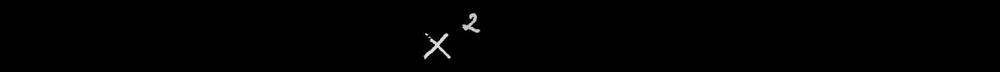
#> input picture Prediction/eqs/SKMBT_36317040717260_eq1.png, 1000 x 72 px, shrunk from 1696 x 122 before the run; its folder holds only this picture in this run
$ python drawRectTest.py   (older library calls are emulated)
#> lines starting #> are read from the running program, lines starting #| are printed output that depends on the picture; after the words box and inside, x2 and y2 are one past the last pixel; in counts of white or black regions, pixels touching at a corner belong together
import cv2
import numpy as np
import glob
import ntpath
import os
import sys

path = os.path.join(os.getcwd(), 'Segmentation', 'annotated', 'eqs')
# all paths of pics
pics = glob.glob(path + '/*.png')

kernel = np.ones((3, 3), np.uint8)
i=0
t=len(pics)
for pic in pics:
    img = cv2.imread(pic, 0)
#> img is the input picture: shape (72, 1000); min 0, max 249, mean 0.9
    # Convert to grayscale and apply Gaussian filtering
    img = cv2.GaussianBlur(img, (11, 11), 0)
    # Threshold the image
    ret, img = cv2.threshold(img, 80, 255, cv2.THRESH_BINARY)
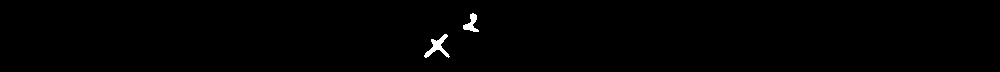
#> img: shape (72, 1000); 0.51% white; 2 white regions, box (x1, y1, x2, y2) and area: (424, 34, 450, 58) 224, (463, 13, 479, 32) 145
    img = cv2.erode(img, kernel, iterations=1)
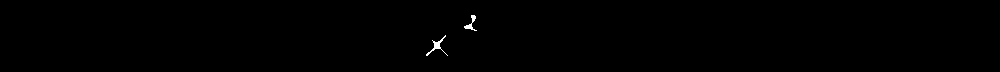
#> img: shape (72, 1000); 0.22% white; 2 white regions, box (x1, y1, x2, y2) and area: (426, 35, 448, 56) 92, (464, 15, 477, 31) 69
    img = cv2.dilate(img, kernel, iterations=1)
#> img: shape (72, 1000); 0.5% white; 2 white regions

    im2, ctrs, hier = cv2.findContours(
        img.copy(), cv2.RETR_EXTERNAL, cv2.CHAIN_APPROX_SIMPLE)
#> ctrs = 2 contours; box (x1, y1, x2, y2) and area: (425, 34, 449, 57) 176, (463, 14, 478, 32) 112
    rects = [cv2.boundingRect(ctr) for ctr in ctrs]
#> rects = [(425, 34, 24, 23), (463, 14, 15, 18)]
    imgc = cv2.cvtColor(img, cv2.COLOR_GRAY2RGB)
#> imgc: shape (72, 1000, 3); 0.5% white; 2 white regions, box (x1, y1, x2, y2) and area: (425, 34, 449, 57) 216, (463, 14, 478, 32) 141
    for rect in rects:
        cv2.rectangle(imgc, (rect[0], rect[1]), (rect[0] +
                                                 rect[2], rect[1] + rect[3]), (0, 255, 0), 1)
#> this loop made 2 passes
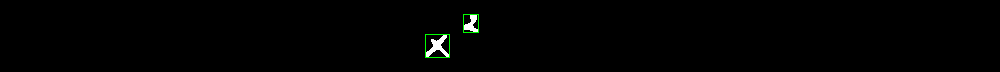
#> imgc: shape (72, 1000, 3); mean B, G, R 1.2, 1.8, 1.2
    cv2.imwrite(os.path.join(os.getcwd(), 'output',
                             ntpath.basename(pic)), imgc)
    sys.stdout.write("\r%d/%d" % (i,t))
    sys.stdout.flush()
    i+=1

$ run again, on Prediction/eqs/SKMBT_36317040717260_eq32.png
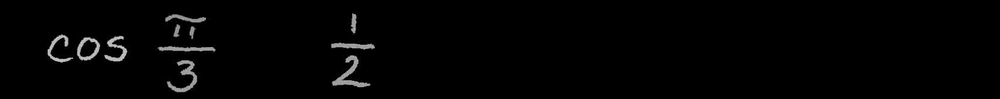
#> input picture Prediction/eqs/SKMBT_36317040717260_eq32.png, 1000 x 99 px, shrunk from 1696 x 168 before the run
#> img is the input picture: shape (99, 1000); min 0, max 213, mean 3.4
#> `img = cv2.dilate(img, kernel, iterations=1)`:
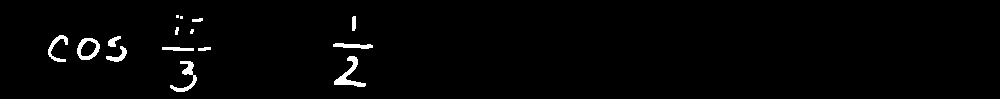
#> img: shape (99, 1000); 1.7% white; 15 white regions (3 under 20 px)
#> ctrs = 15 contours, 4 with area under 20; largest, box (x1, y1, x2, y2) and area: (77, 38, 100, 60) 366, (334, 56, 366, 87) 256, (170, 61, 197, 92) 194, (48, 35, 68, 62) 134, (333, 43, 373, 49) 116
#> rects = [(170, 61, 27, 31), (334, 56, 32, 31), (198, 47, 13, 4), (162, 47, 32, 4), (106, 46, 21, 16), (333, 43, 40, 6), (77, 38, 23, 22), (108, 36, 13, 11), (48, 35, 20, 27), (190, 29, 4, 5), (175, 27, 4, 8), (192, 18, 11, 4), (352, 16, 4, 15), (180, 16, 3, 3), (176, 15, 3, 3)]
#> the loop `for rect in rects:` made 15 passes
#> after the loop `for rect in rects:`:
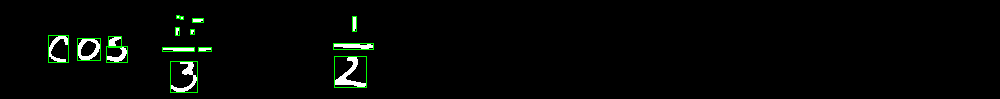
#> imgc: shape (99, 1000, 3); mean B, G, R 3.8, 6.1, 3.8

$ run again, on Prediction/eqs/SKMBT_36317040717260_eq33.png
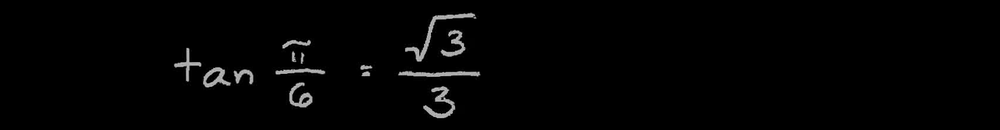
#> input picture Prediction/eqs/SKMBT_36317040717260_eq33.png, 1000 x 130 px, shrunk from 1696 x 220 before the run
#> img is the input picture: shape (130, 1000); min 0, max 204, mean 3.5
#> `img = cv2.dilate(img, kernel, iterations=1)`:
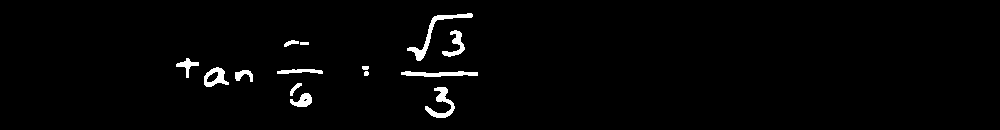
#> img: shape (130, 1000); 1.9% white; 14 white regions
#> ctrs = 14 contours, 3 with area under 20; largest, box (x1, y1, x2, y2) and area: (407, 13, 473, 61) 350, (204, 67, 229, 87) 292, (425, 87, 455, 118) 277, (401, 71, 478, 77) 234, (442, 30, 465, 57) 186
#> rects = [(290, 93, 22, 14), (425, 87, 30, 31), (290, 83, 12, 13), (401, 71, 77, 6), (364, 71, 5, 5), (235, 70, 18, 12), (277, 69, 46, 5), (204, 67, 25, 20), (362, 66, 7, 4), (176, 58, 23, 20), (300, 42, 9, 3), (284, 40, 15, 7), (442, 30, 23, 27), (407, 13, 66, 48)]
#> the loop `for rect in rects:` made 14 passes
#> after the loop `for rect in rects:`:
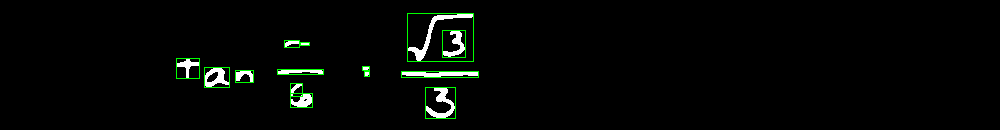
#> imgc: shape (130, 1000, 3); mean B, G, R 4.4, 6.8, 4.4

$ run again, on Prediction/eqs/SKMBT_36317040717260_eq13.png
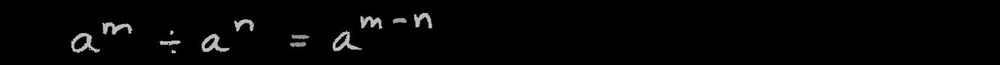
#> input picture Prediction/eqs/SKMBT_36317040717260_eq13.png, 1000 x 65 px, shrunk from 1696 x 110 before the run
#> img is the input picture: shape (65, 1000); min 0, max 220, mean 4.4
#> `img = cv2.dilate(img, kernel, iterations=1)`:
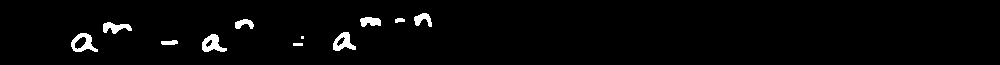
#> img: shape (65, 1000); 2.3% white; 11 white regions (1 under 20 px)
#> ctrs = 11 contours, 2 with area under 20; largest, box (x1, y1, x2, y2) and area: (71, 33, 98, 52) 304, (202, 34, 227, 52) 240, (333, 32, 356, 51) 238, (103, 22, 132, 34) 162, (360, 17, 381, 27) 129
#> rects = [(293, 43, 10, 3), (161, 40, 17, 5), (301, 36, 3, 3), (202, 34, 25, 18), (71, 33, 27, 19), (333, 32, 23, 19), (103, 22, 29, 12), (235, 19, 19, 10), (395, 18, 10, 5), (360, 17, 21, 10), (414, 13, 18, 14)]
#> the loop `for rect in rects:` made 11 passes
#> after the loop `for rect in rects:`:
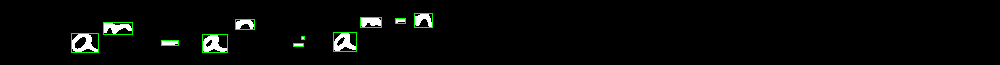
#> imgc: shape (65, 1000, 3); mean B, G, R 5.5, 8, 5.5
